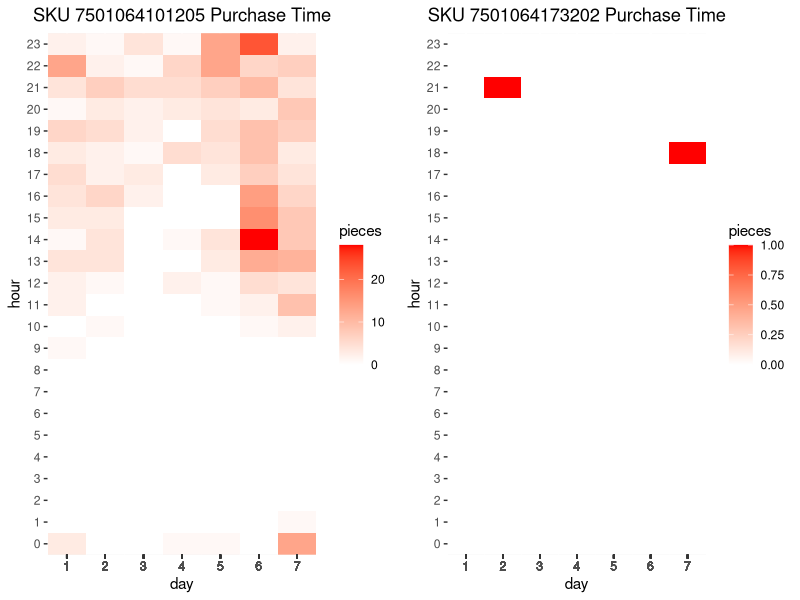

R code for this plot:
# Author:	Federico Aguirre
# Email:	federico.aguirre.cardiel@gmail.com
# Paypayl:	https://www.paypal.me/FAguirreCardiel
# LinkedIn:	https://www.linkedin.com/in/federico-aguirre-4199933/
# Github:	https://github.com/FedericoAguirre
# Blog:		https://programandochacharas.blogspot.com/

# This script reads two files: dates.csv and products.csv located in subdirectory: data
# After manipulating the data with package dplyr, it creates a dataframe that produces
# a heatmap graphic for analysis.

library("dplyr") # Used for manipulating data
library("ggplot2") # Used for plotting data
library("ggpubr") # Used for organizing graphics display

# Remember to change and set the path, according to your needs
setwd("/path/to/purchase-time-heatmap")
#setwd("/Users/federicoaguirre/Documents/blog/r/purchase-time-heatmap")


# Create hour dataframe
hourDF = data.frame(hour_id=c(0:23), hour=c(0:23))
hourDF$hour =  as.factor(hourDF$hour)

# Read products data, set sku column as factor
productsDF = read.csv("data/products.csv", header = TRUE,
	colClasses = c("integer", "character", "character"))

datesDF = read.csv("data/dates.csv", header = TRUE)
ticketsDF = read.csv("data/tickets.csv", header = TRUE)

# Filtering dates for Octuber 2017, with dplyr
oct17DF = select(datesDF, "date_id", "iso_day") %>%
	filter(date_id >= 20171001 & date_id <20171101)

# Create matrix cross joining days, hours and products
oct17DF$cj = 1
hourDF$cj = 1
productsDF$cj = 1
dayHourProdDF = oct17DF %>% inner_join(hourDF, by='cj') %>%
	inner_join(productsDF, by='cj') %>% select(-cj)

# Create heatmap summary table
# Join of dayHourDF, ticketsDF, productsDF
# Sum of pieces and select of product, hour, iso_day, pieces (sum of pieces)
heatmapDF = left_join(dayHourProdDF, ticketsDF,
	by=c("date_id", "hour_id", "product_id")) %>%
	select("iso_day", "hour", "sku", "pieces") %>%
	mutate(day = iso_day, pieces = coalesce(pieces, 0)) %>%
	group_by(day, hour, sku) %>%
	summarize(pieces = sum(pieces))

# Creating a heatmap for each product
product1HeatmapDF = filter(heatmapDF, sku == "7501064101205")
product2HeatmapDF = filter(heatmapDF, sku == "7501064173202")

# Plotting 2 heatmaps in 2 columns, 1 row image
g1 = ggplot(data = product1HeatmapDF, aes(x = day, y = hour, fill= pieces)) +
	geom_tile() + scale_fill_gradient(low = "white", high = "red") +
	scale_x_continuous("day", labels = as.character(product1HeatmapDF$day),
		breaks = product1HeatmapDF$day, expand = c(0,0)) +
	scale_y_discrete(expand = c(0,0)) +
	ggtitle("SKU 7501064101205 Purchase Time") +
	theme(plot.title = element_text(hjust = 0.5))
g2 = ggplot(data = product2HeatmapDF, aes(x = day, y = hour, fill= pieces)) +
	geom_tile() + scale_fill_gradient(low = "white", high = "red") +
	scale_x_continuous("day", labels = as.character(product2HeatmapDF$day),
		breaks = product2HeatmapDF$day, expand = c(0,0)) +
	scale_y_discrete(expand = c(0,0)) +
	ggtitle("SKU 7501064173202 Purchase Time") +
	theme(plot.title = element_text(hjust = 0.5))
ggarrange(g1, g2, ncol = 2, nrow = 1)
